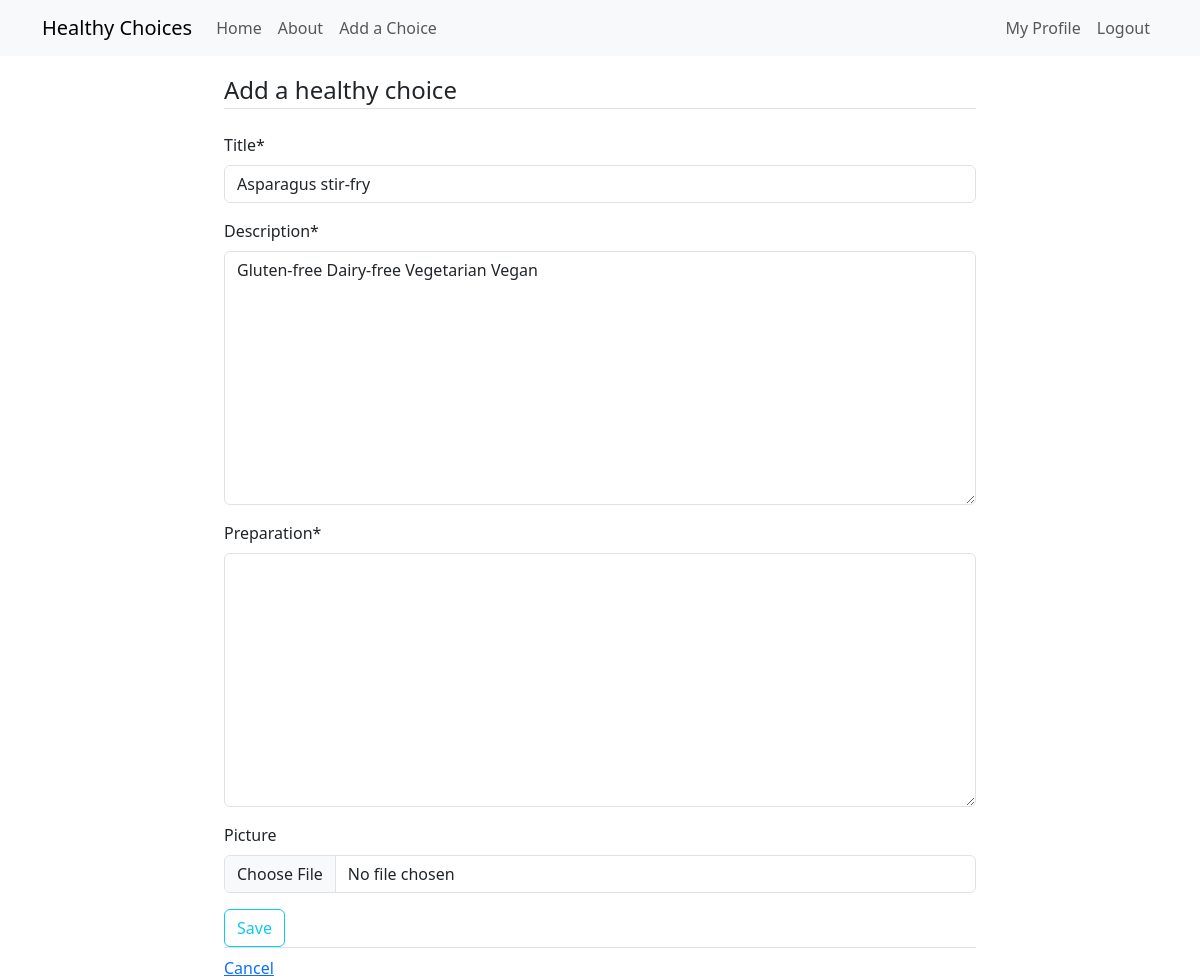
Screenshot of /choice/3/update (signed in) with the database file from the repository.
### choices/models.py (models this page shows, shortened)
class Choice(models.Model):
    title = models.CharField(max_length=100)
    picture = models.ImageField(upload_to='choice_pictures', blank=True, null=True)
    description = models.TextField()
    author = models.ForeignKey(User, on_delete=models.CASCADE)
    date_posted = models.DateTimeField(auto_now_add=True)
    date_updated = models.DateTimeField(auto_now=True)
    preparation = models.TextField(max_length=1000, default='')

### choices/views.py (the view, shortened to what this page needs)
# urls.py: path('choice/<int:pk>/update', views.ChoiceUpdateView.as_view(), name='choices-update'),
class ChoiceUpdateView(LoginRequiredMixin, UserPassesTestMixin, UpdateView):
    model = Choice
    form_class = ChoiceForm
    template_name = 'choices/choice_form.html'
    def test_func(self):
        choice = self.get_object()
        if self.request.user == choice.author:
            return True
        return False

### choices/views.py (shortened to what this page needs)
class ChoiceForm(forms.ModelForm):
    class Meta:
        model = Choice
        fields = ['title', 'description', 'preparation', 'picture']
    def __init__(self, *args, **kwargs):
        super().__init__(*args, **kwargs)
        self.fields['picture'].required = False

### choices/templates/choices/choice_form.html (shortened to what this page needs)
{% extends "choices/base.html" %}
{% load crispy_forms_tags %}
{% block content %}
    <div class="container">
        <form method="POST" enctype="multipart/form-data">
            <fieldset class="form-group">
                <legend class="border-bottom mb-4">Add a healthy choice</legend>
                {{ form|crispy }}
            </fieldset>
            <div class="form-group">
                <button class="btn btn-outline-info" type="submit" value="save">Save</button>
        </form>
        <div class="border-top pt-2">
            <a href="{% url 'choices-home' %}">Cancel</a>
        </div>
    </div>
{% endblock content %}

### rows the page displays
Choice: title "Asparagus stir-fry", description "Gluten-free Dairy-free Vegetarian Vegan"
